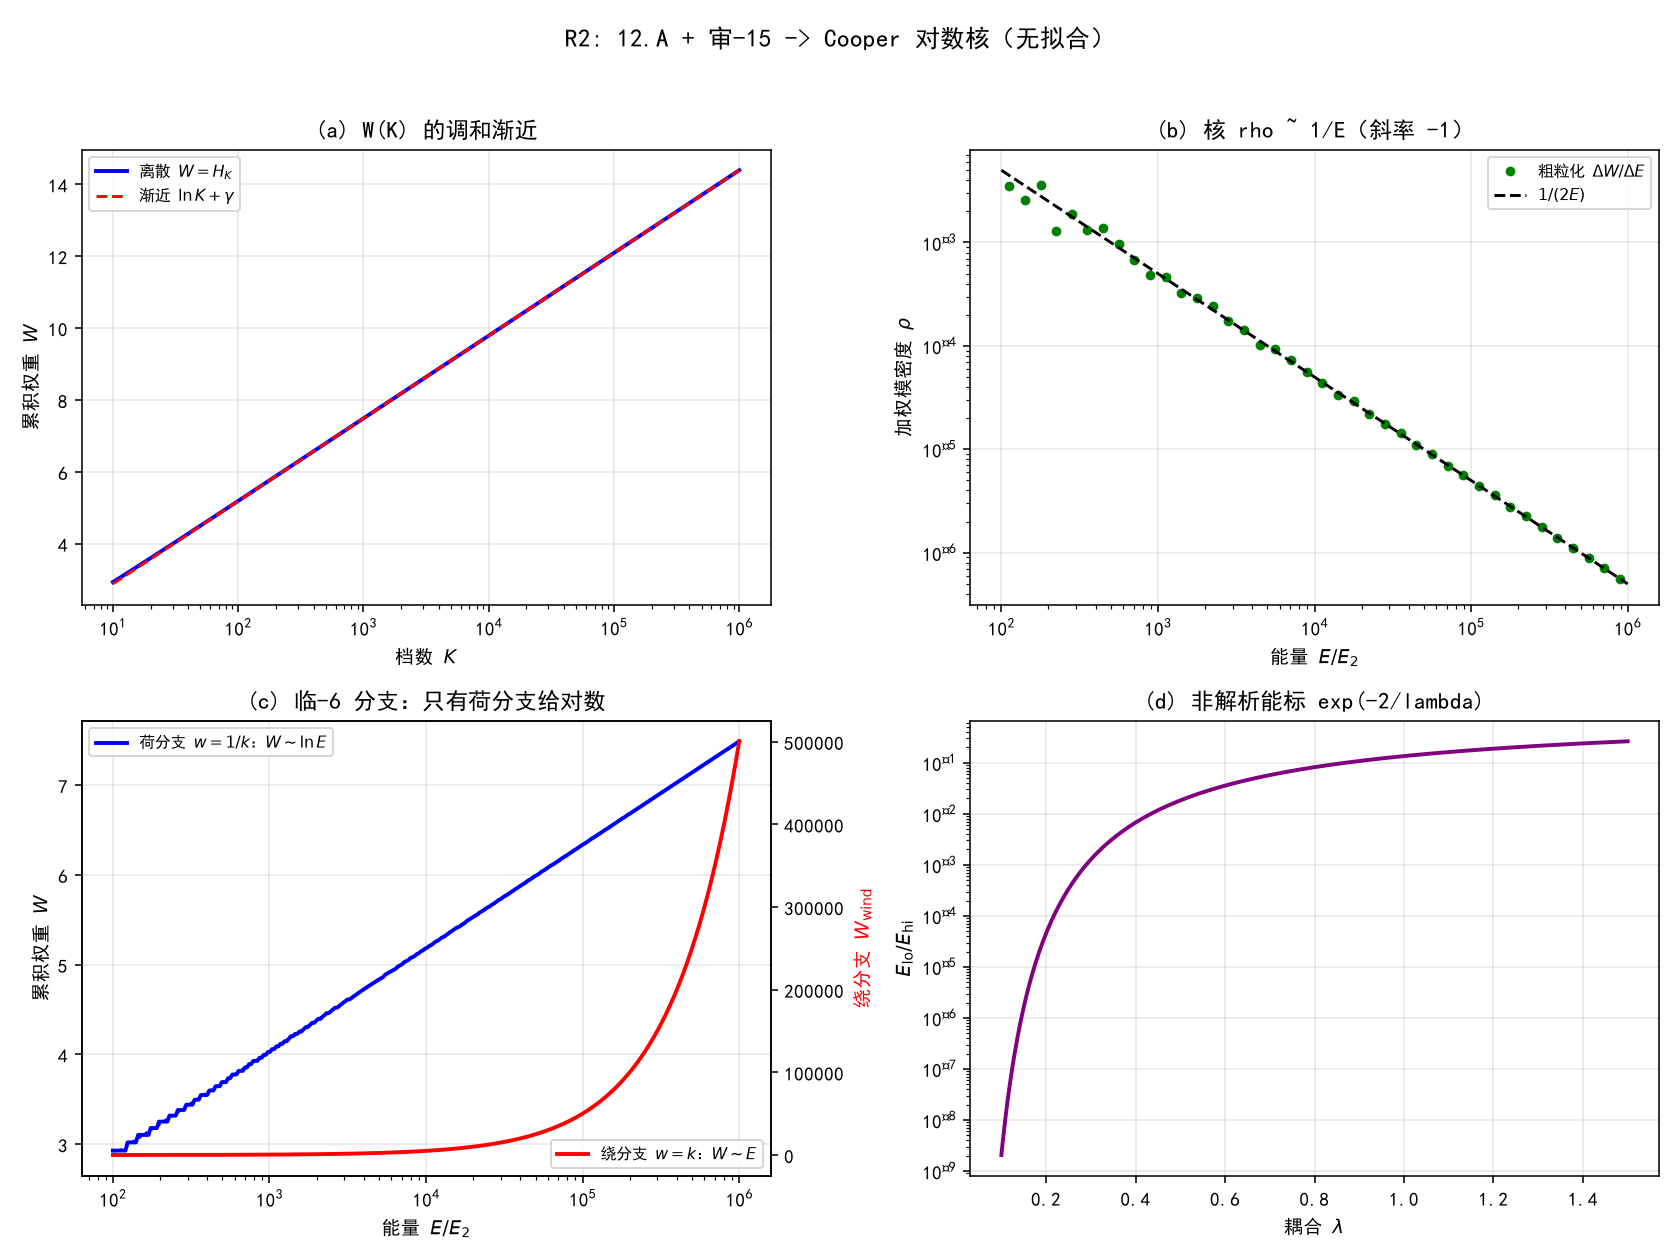

This chart was generated by the following Python code:
# -*- coding: utf-8 -*-
"""
环节⑨ R2：12.A 权重 + 审-15 谱阶梯 -> Cooper 对数核 rho(E) ~ 1/E。
只检验极限/渐近/单调/分支对比，不拟合。仅用 numpy + matplotlib。
运行：python "10 探索/超导第一性研究/04_计算验证/环节9_Cooper对数.py"
"""
import csv
import math
import os

import numpy as np
import matplotlib
matplotlib.use("Agg")
import matplotlib.pyplot as plt

plt.rcParams["font.sans-serif"] = ["SimHei", "Microsoft YaHei"]
plt.rcParams["axes.unicode_minus"] = False

HERE = os.path.dirname(os.path.abspath(__file__))
GAMMA = 0.5772156649015329  # Euler-Mascheroni（外部数学常数）


def H(K):
    """调和数 H_K = sum_{j=1}^K 1/j"""
    K = np.asarray(K, dtype=np.int64)
    return np.cumsum(1.0 / np.arange(1, K.max() + 1))[K - 1]


def W_charge(E, E2=1.0):
    """荷量子分支 w_k=1/k 的累积权重 W(E)=H_{sqrt(E/E2)}"""
    K = np.sqrt(np.asarray(E, dtype=float) / E2)
    idx = np.clip(np.floor(K).astype(np.int64), 1, 10_000_000)
    return H(idx)


def W_winding(E, E2=1.0):
    """绕数分支 w_k=k 的累积权重 W = K(K+1)/2"""
    K = np.sqrt(np.asarray(E, dtype=float) / E2)
    return K * (K + 1) / 2


def assertions():
    out = {}
    # (a) H_K 渐近 ln K + gamma 的残差随 K 衰减
    Ks = np.array([10, 100, 1000, 10000, 100000])
    resid = H(Ks) - (np.log(Ks.astype(float)) + GAMMA)
    out["H_asymptotic_resid_max"] = float(np.max(np.abs(resid)))
    out["H_resid_at_1e5"] = float(abs(resid[-1]))

    # (b)(c) 分支对比：荷分支在大 E 的对数系数 dW/dlnE -> 1/2；绕分支密度 -> 常数
    # 用对数十进网格（每十倍频一个区间），避开阶梯函数的逐点梯度噪声
    Es = np.array([1e2, 1e3, 1e4, 1e5, 1e6])
    coeff = np.diff(W_charge(Es)) / np.diff(np.log(Es))
    out["charge_log_coeff"] = float(coeff[-1])
    out["charge_log_coeff_target"] = 0.5
    out["charge_coeff_within_1pct"] = bool(abs(coeff[-1] - 0.5) < 0.005)
    Euni = np.linspace(1e4, 1e5, 20000)
    rho_wind = np.gradient(W_winding(Euni), Euni)
    out["winding_rho_rel_dev_from_const"] = float(np.max(np.abs(rho_wind * 2 - 1.0)))

    # (d) 非解析指数 E_lo/E_hi = exp(-2/lambda)
    lams = np.array([0.1, 0.3, 0.5, 1.0])
    out["exp_ratio_lambda0.5"] = float(np.exp(-2 / 0.5))
    out["exp_ratio_lambda1.0"] = float(np.exp(-2 / 1.0))
    out["exp_monotone_increasing"] = bool(np.all(np.diff(np.exp(-2 / lams)) > 0))
    return out


def plots(a):
    fig, axes = plt.subplots(2, 2, figsize=(12, 9))

    # (a) 调和数渐近
    ax = axes[0, 0]
    Ks = np.unique(np.logspace(1, 6, 400).astype(np.int64))
    ax.plot(Ks, H(Ks), "b-", lw=2, label=r"离散 $W=H_K$")
    ax.plot(Ks, np.log(Ks.astype(float)) + GAMMA, "r--", lw=1.5,
            label=r"渐近 $\ln K+\gamma$")
    ax.set_xscale("log")
    ax.set_xlabel(r"档数 $K$")
    ax.set_ylabel(r"累积权重 $W$")
    ax.set_title("(a) W(K) 的调和渐近")
    ax.legend(fontsize=8)
    ax.grid(alpha=0.3)

    # (b) 加权模密度 rho(E) ~ 1/(2E)（对数十进制分箱粗粒化，避开阶梯梯度尖峰）
    ax = axes[0, 1]
    Ebin = np.logspace(2, 6, 41)
    Wbin = W_charge(Ebin)
    rho_bin = np.diff(Wbin) / np.diff(Ebin)
    Ecenter = np.sqrt(Ebin[:-1] * Ebin[1:])
    ax.loglog(Ecenter, rho_bin, "go", ms=4, label=r"粗粒化 $\Delta W/\Delta E$")
    ax.loglog(Ebin, 1 / (2 * Ebin), "k--", lw=1.5, label=r"$1/(2E)$")
    ax.set_xlabel(r"能量 $E/E_2$")
    ax.set_ylabel(r"加权模密度 $\rho$")
    ax.set_title("(b) 核 rho ~ 1/E（斜率 -1）")
    ax.legend(fontsize=8)
    ax.grid(alpha=0.3)

    # (c) 分支对比：荷分支对数增长 vs 绕分支线性增长
    ax = axes[1, 0]
    Es = np.logspace(2, 6, 300)
    ax.plot(Es, W_charge(Es), "b-", lw=2, label=r"荷分支 $w=1/k$：$W\sim\ln E$")
    ax.plot(Es, 0.5 * np.log(Es) + GAMMA, "b:", lw=1.5)
    ax.set_xscale("log")
    ax.set_xlabel(r"能量 $E/E_2$")
    ax.set_ylabel(r"累积权重 $W$")
    ax2 = ax.twinx()
    ax2.plot(Es, W_winding(Es), "r-", lw=2, label=r"绕分支 $w=k$：$W\sim E$")
    ax2.set_ylabel(r"绕分支 $W_{\rm wind}$", color="red")
    ax.set_title("(c) 临-6 分支：只有荷分支给对数")
    ax.legend(loc="upper left", fontsize=8)
    ax2.legend(loc="lower right", fontsize=8)
    ax.grid(alpha=0.3)

    # (d) 非解析指数
    ax = axes[1, 1]
    lams = np.linspace(0.1, 1.5, 300)
    ax.plot(lams, np.exp(-2 / lams), "purple", lw=2)
    ax.set_xlabel(r"耦合 $\lambda$")
    ax.set_ylabel(r"$E_{\rm lo}/E_{\rm hi}$")
    ax.set_yscale("log")
    ax.set_title("(d) 非解析能标 exp(-2/lambda)")
    ax.grid(alpha=0.3)

    fig.suptitle("R2: 12.A + 审-15 -> Cooper 对数核（无拟合）", fontsize=13)
    fig.tight_layout(rect=[0, 0, 1, 0.96])
    png = os.path.join(HERE, "环节9_Cooper对数.png")
    fig.savefig(png, dpi=140)
    plt.close(fig)
    return png


def write_csv(a):
    path = os.path.join(HERE, "环节9_Cooper对数_断言.csv")
    with open(path, "w", newline="", encoding="utf-8-sig") as f:
        w = csv.writer(f)
        w.writerow(["assertion", "value"])
        for k, v in a.items():
            w.writerow([k, v])
    return path


if __name__ == "__main__":
    a = assertions()
    print("=== R2 数值断言 ===")
    for k, v in a.items():
        print(f"{k:32s} = {v}")
    p = plots(a)
    c = write_csv(a)
    print(f"\n图像: {p}")
    print(f"断言表: {c}")
